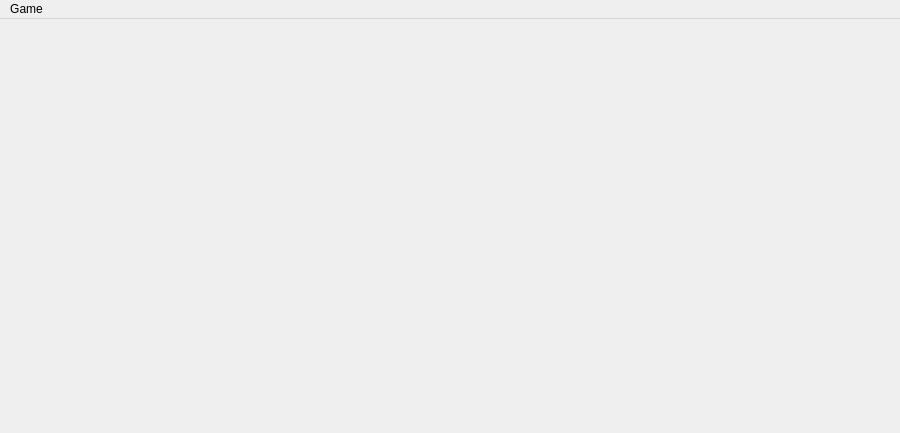
<?xml version="1.0" encoding="UTF-8"?>
<ui version="4.0">
 <class>MainWindow</class>
 <widget class="QMainWindow" name="MainWindow">
  <property name="enabled">
   <bool>true</bool>
  </property>
  <property name="geometry">
   <rect>
    <x>0</x>
    <y>0</y>
    <width>900</width>
    <height>433</height>
   </rect>
  </property>
  <property name="sizePolicy">
   <sizepolicy hsizetype="MinimumExpanding" vsizetype="Preferred">
    <horstretch>0</horstretch>
    <verstretch>0</verstretch>
   </sizepolicy>
  </property>
  <property name="windowTitle">
   <string>MainWindow</string>
  </property>
  <widget class="QWidget" name="centralWidget"/>
  <widget class="QMenuBar" name="menuBar">
   <property name="geometry">
    <rect>
     <x>0</x>
     <y>0</y>
     <width>900</width>
     <height>21</height>
    </rect>
   </property>
   <widget class="QMenu" name="menuGame">
    <property name="title">
     <string>Game</string>
    </property>
    <widget class="QMenu" name="menuConnect_to_server">
     <property name="title">
      <string>Connect to server</string>
     </property>
     <addaction name="actionPlayer_VS_Computer"/>
     <addaction name="actionPlayers_VS_Player"/>
    </widget>
    <addaction name="menuConnect_to_server"/>
    <addaction name="actionClose"/>
   </widget>
   <addaction name="menuGame"/>
  </widget>
  <action name="actionClose">
   <property name="checkable">
    <bool>false</bool>
   </property>
   <property name="enabled">
    <bool>true</bool>
   </property>
   <property name="text">
    <string>Close game</string>
   </property>
  </action>
  <action name="actionPlayer_VS_Computer">
   <property name="text">
    <string>Player VS Computer</string>
   </property>
  </action>
  <action name="actionPlayers_VS_Player">
   <property name="text">
    <string>Players VS Player</string>
   </property>
  </action>
 </widget>
 <layoutdefault spacing="6" margin="11"/>
 <resources/>
 <connections/>
</ui>
